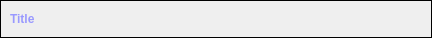
<?xml version="1.0" encoding="UTF-8"?>
<ui version="4.0">
 <class>ItemRenderCompactWidget</class>
 <widget class="QWidget" name="ItemRenderCompactWidget">
  <property name="geometry">
   <rect>
    <x>0</x>
    <y>0</y>
    <width>432</width>
    <height>38</height>
   </rect>
  </property>
  <property name="windowTitle">
   <string>Form</string>
  </property>
  <layout class="QVBoxLayout" name="verticalLayout">
   <property name="spacing">
    <number>0</number>
   </property>
   <property name="leftMargin">
    <number>0</number>
   </property>
   <property name="topMargin">
    <number>0</number>
   </property>
   <property name="rightMargin">
    <number>0</number>
   </property>
   <property name="bottomMargin">
    <number>0</number>
   </property>
   <item>
    <widget class="QFrame" name="frame">
     <property name="frameShape">
      <enum>QFrame::Box</enum>
     </property>
     <property name="frameShadow">
      <enum>QFrame::Plain</enum>
     </property>
     <layout class="QHBoxLayout" name="horizontalLayout">
      <item>
       <widget class="QLabel" name="title">
        <property name="font">
         <font>
          <pointsize>9</pointsize>
          <weight>75</weight>
          <bold>true</bold>
         </font>
        </property>
        <property name="styleSheet">
         <string notr="true">color: #9999FF;</string>
        </property>
        <property name="text">
         <string>Title</string>
        </property>
        <property name="textFormat">
         <enum>Qt::PlainText</enum>
        </property>
       </widget>
      </item>
     </layout>
    </widget>
   </item>
  </layout>
 </widget>
 <resources/>
 <connections/>
</ui>
